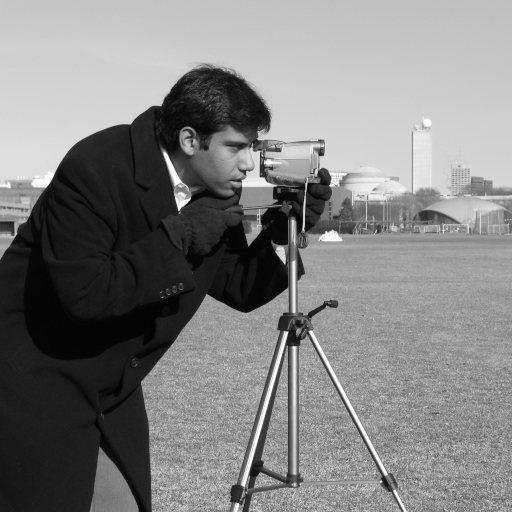
#> input picture skimage.data.camera(), 512 x 512 px
$ python dip_ch03.py   (older library calls are emulated)
#> lines starting #> are read from the running program, lines starting #| are printed output that depends on the picture
"""Figures for DIP Chapter 3 - Intensity Transformations and Spatial Filtering.

Run from the repo root:
    .venv/bin/python scripts/figures/dip_ch03.py
Writes PNGs to src/assets/dip/ch03/. All inputs are skimage.data images or synthetic arrays.
"""
from pathlib import Path

import matplotlib

matplotlib.use("Agg")
import cv2
import matplotlib.pyplot as plt
import numpy as np
from scipy import ndimage as ndi
from PIL import Image
from skimage import color, data, exposure, img_as_float, img_as_ubyte

OUT = Path(__file__).resolve().parents[2] / "src" / "assets" / "dip" / "ch03"
OUT.mkdir(parents=True, exist_ok=True)

plt.rcParams.update({
    "font.size": 11,
    "axes.titlesize": 11,
    "figure.facecolor": "white",
    "axes.facecolor": "white",
    "savefig.facecolor": "white",
})
RNG = np.random.default_rng(3)


def save(fig, name):
    path = OUT / name
    fig.savefig(path, dpi=150, bbox_inches="tight")
    plt.close(fig)
    # Shrink the file: palette PNG (gray figures stay visually identical).
    im = Image.open(path).convert("RGB")
    if im.width > 1600:
        im = im.resize((1600, round(im.height * 1600 / im.width)), Image.LANCZOS)
    im.quantize(colors=128, method=Image.Quantize.MEDIANCUT).save(path, optimize=True)
    print(f"{path.relative_to(OUT.parents[3])}: {path.stat().st_size / 1024:.0f} KB")


def show(ax, img, title, vmin=0, vmax=1):
    ax.imshow(img, cmap="gray", vmin=vmin, vmax=vmax)
    ax.set_title(title)
    ax.axis("off")


cam = img_as_float(data.camera())  # 512x512, [0, 1]


# --- Figure 3.1: transformation curves -------------------------------------
def fig_curves():
    r = np.linspace(0, 1, 512)
    fig, axs = plt.subplots(1, 3, figsize=(10.5, 3.6))
    ax = axs[0]
    ax.plot(r, r, "k--", label="identity")
    ax.plot(r, 1 - r, label="negative")
    ax.plot(r, np.log1p(255 * r) / np.log(256), label="log (c=1/log 256)")
    ax.plot(r, (np.exp(r * np.log(256)) - 1) / 255, label="inverse log")
    ax.set_title("Basic transformations")
    ax.legend(fontsize=9, loc="lower right")
    ax = axs[1]
    for g in [0.1, 0.25, 0.5, 1, 2, 4, 10]:
        ax.plot(r, r ** g, label=f"γ = {g}")
    ax.set_title("Power law s = r^γ")
    ax.legend(fontsize=8, loc="lower right", ncol=2)
    ax = axs[2]
    r1, s1, r2, s2 = 0.3, 0.1, 0.7, 0.9
    ax.plot(r, np.interp(r, [0, r1, r2, 1], [0, s1, s2, 1]), label="contrast stretch")
    ax.plot(r, (r >= 0.5).astype(float), label="threshold at 0.5")
    ax.plot(r, np.where((r > 0.55) & (r < 0.75), 0.95, r), label="slice (keep rest)")
    ax.plot([r1, r2], [s1, s2], "ko", ms=4)
    ax.annotate("(r1, s1)", (r1, s1), (r1 + 0.03, s1 - 0.06), fontsize=9)
    ax.annotate("(r2, s2)", (r2, s2), (r2 - 0.25, s2 + 0.03), fontsize=9)
    ax.set_title("Piecewise-linear")
    ax.legend(fontsize=8, loc="lower right")
    for ax in axs:
        ax.set_xlim(0, 1)
        ax.set_ylim(0, 1.02)
        ax.set_xlabel("input r (normalized)")
        ax.set_aspect("equal")
    axs[0].set_ylabel("output s (normalized)")
    fig.tight_layout()
    save(fig, "curves.png")


# --- Figure 3.2: negative, gamma, log on a spectrum -----------------------
def fig_basic():
    spec = np.abs(np.fft.fftshift(np.fft.fft2(cam)))
    fig, axs = plt.subplots(2, 3, figsize=(10, 7))
    show(axs[0, 0], cam, "Input r")
    show(axs[0, 1], 1 - cam, "Negative 1 - r")
    show(axs[0, 2], cam ** 0.4, "Gamma γ = 0.4 (brighter)")
    show(axs[1, 0], cam ** 2.5, "Gamma γ = 2.5 (darker)")
    show(axs[1, 1], spec / spec.max(), "|FFT| scaled linearly")
    lg = np.log1p(spec)
    show(axs[1, 2], lg / lg.max(), "log(1 + |FFT|)")
    fig.tight_layout()
    save(fig, "basic-transforms.png")


# --- Figure 3.3: bit planes -----------------------------------------------
def fig_bitplanes():
    img = data.camera()
#> img is the input picture: shape (512, 512); min 0, max 255, mean 129.1
    fig, axs = plt.subplots(3, 3, figsize=(8, 8.4))
    for k in range(8):
        ax = axs.flat[7 - k]
        show(ax, (img >> k) & 1, f"bit plane {k}" + (" (MSB)" if k == 7 else " (LSB)" if k == 0 else ""))
    recon = ((img >> 4) << 4).astype(float) / 255
    show(axs.flat[8], recon, "planes 7-4 only")
    fig.tight_layout()
    save(fig, "bit-planes.png")


# --- Figure 3.4 and compare pair: histogram equalization ------------------
def low_contrast():
    # Squeeze the moon image into a narrow dark band so equalization has work to do.
    m = img_as_float(data.moon())
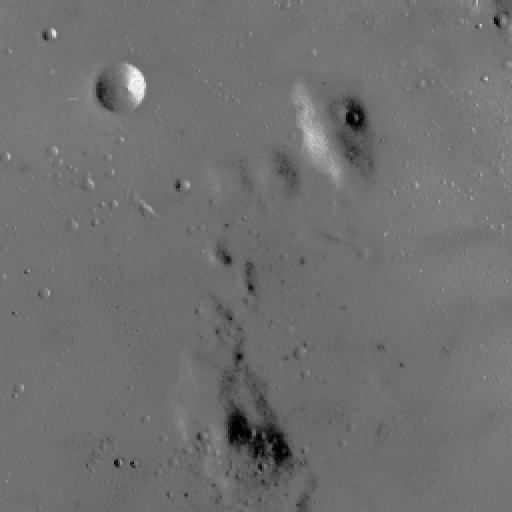
#> input picture skimage.data.moon(), 512 x 512 px
    m = (m - m.min()) / (m.max() - m.min())
    return img_as_ubyte(0.15 + 0.25 * m)


def equalize(img, L=256):
#> called with L = 256
    hist = np.bincount(img.ravel(), minlength=L)
#> hist = 256 values, max 87232 at index 66, min 0 at index 0, mean 1024
    cdf = np.cumsum(hist) / img.size
#> cdf = 256 values from 0 to 1
    lut = np.round((L - 1) * cdf).astype(np.uint8)
#> lut = 256 values from 0 to 255
    return lut[img], lut


def fig_histeq():
    lo = low_contrast()
    he, lut = equalize(lo)
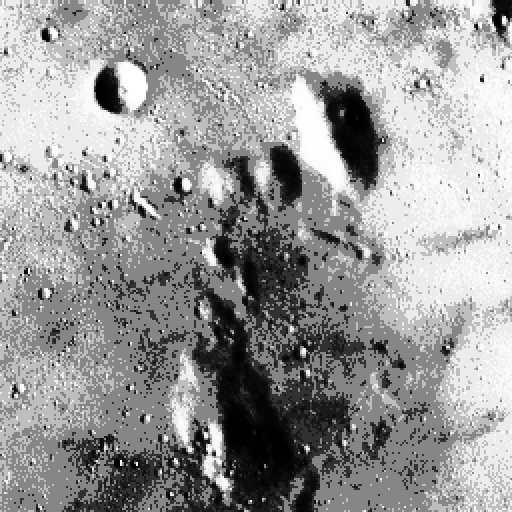
#> he: shape (512, 512); min 0, max 255, mean 153.3
#> lut = 256 values from 0 to 255
    cl = img_as_ubyte(exposure.equalize_adapthist(lo, kernel_size=64, clip_limit=0.02))
    cv2.imwrite(str(OUT / "hist-eq-before.png"), lo)
    cv2.imwrite(str(OUT / "hist-eq-after.png"), he)
    print("wrote hist-eq-before.png / hist-eq-after.png")

    fig, axs = plt.subplots(2, 4, figsize=(10.5, 5.2), gridspec_kw={"height_ratios": [1.4, 1]})
    for j, (im, t) in enumerate([(lo, "Low-contrast input"), (he, "Global equalization"), (cl, "CLAHE (64 px tiles)")]):
        show(axs[0, j], im, t, 0, 255)
        ax = axs[1, j]
        h = np.bincount(im.ravel(), minlength=256)
        ax.bar(np.arange(256), h / h.max(), width=1.0, color="0.25")
        ax2 = ax.twinx()
        ax2.plot(np.cumsum(h) / im.size, color="tab:red", lw=1.5)
        ax2.set_ylim(0, 1.05)
        ax2.set_yticks([0, 0.5, 1])
        ax2.tick_params(labelsize=9, colors="tab:red")
        ax.set_xlim(0, 255)
        ax.set_yticks([])
        ax.set_xlabel("intensity")
        ax.set_title("histogram (bars), CDF (red)", fontsize=10)
#> this loop made 3 passes
#> t on passes 1 to 3: 'Low-contrast input', 'Global equalization', 'CLAHE (64 px tiles)'
    ax = axs[0, 3]
    ax.plot(np.arange(256), lut, color="tab:blue")
    ax.plot([0, 255], [0, 255], "k--", lw=0.8)
    ax.set_xlim(0, 255)
    ax.set_ylim(0, 255)
    ax.set_aspect("equal")
    ax.set_xlabel("input r")
    ax.set_ylabel("output s")
    ax.set_title("Equalization T(r)")
    axs[1, 3].axis("off")
    fig.tight_layout()
    save(fig, "hist-eq.png")


# --- Figure 3.5: smoothing filters on impulse noise -----------------------
def fig_smoothing():
    clean = cam[96:352, 160:416]
    noisy = clean.copy()
    u = RNG.random(clean.shape)
    noisy[u < 0.05] = 0.0
    noisy[u > 0.95] = 1.0
    fig, axs = plt.subplots(2, 3, figsize=(10, 7))
    show(axs[0, 0], noisy, "Salt-and-pepper noise (10%)")
    show(axs[0, 1], cv2.blur(noisy, (5, 5)), "Box 5x5")
    show(axs[0, 2], cv2.GaussianBlur(noisy, (0, 0), 1.5), "Gaussian σ = 1.5")
    show(axs[1, 0], ndi.median_filter(noisy, 3), "Median 3x3")
    show(axs[1, 1], ndi.minimum_filter(noisy, 3), "Min 3x3")
    show(axs[1, 2], ndi.maximum_filter(noisy, 3), "Max 3x3")
    fig.tight_layout()
    save(fig, "smoothing.png")
#> in save (call 5), `im = Image.open(path).convert("RGB")`:
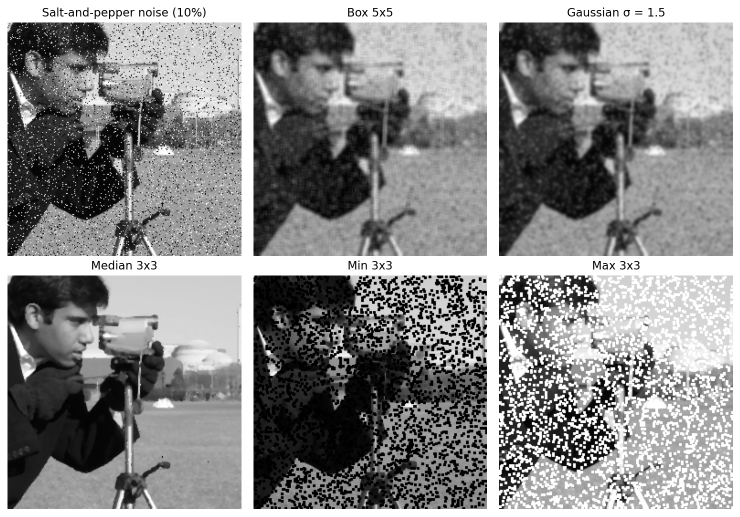
#> im: PIL image 1480x1033 RGB (shown at 1/2 size); min 0, max 255, mean 138.7


# --- Figure 3.6: derivatives of a 1-D profile -----------------------------
def fig_derivatives():
    f = np.full(60, 6.0)
#> f = 60 values from 6 to 6
    f[8:20] = np.linspace(6, 1, 12)  # downward ramp
    f[20:44] = 1
    f[32] = 5  # thin bright line (one sample)
    f[44:] = 7  # step up
    x = np.arange(60)
#> x = 60 values from 0 to 59
    d1 = np.zeros_like(f)
#> d1 = 60 values from 0 to 0
    d1[:-1] = f[1:] - f[:-1]
    d2 = np.zeros_like(f)
#> d2 = 60 values from 0 to 0
    d2[1:-1] = f[2:] + f[:-2] - 2 * f[1:-1]
    fig, axs = plt.subplots(3, 1, figsize=(9, 6.4), sharex=True)
    axs[0].step(x, f, where="mid", color="k")
    axs[0].set_ylabel("f(x)")
    axs[0].set_title("Ramp (x=8..19), thin line (x=32), step (x=44)")
    axs[1].stem(x, d1, basefmt="0.6")
    axs[1].set_ylabel("first derivative")
    axs[2].stem(x, d2, basefmt="0.6", linefmt="C3-", markerfmt="C3o")
    axs[2].set_ylabel("second derivative")
    axs[2].set_xlabel("x")
    for ax in axs:
        ax.grid(alpha=0.3)
    fig.tight_layout()
    save(fig, "derivatives.png")


# --- Figure 3.7: sharpening -----------------------------------------------
def fig_sharpening():
    # A slightly soft cat: the cat image blurred a little, so sharpening has something to do.
    f = cv2.GaussianBlur(color.rgb2gray(data.chelsea())[:, 60:360], (0, 0), 1.2)
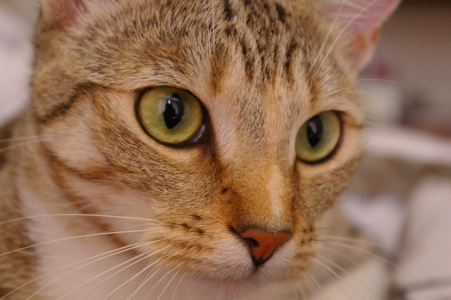
#> input picture skimage.data.chelsea(), 451 x 300 px
    lap_k = np.array([[0, 1, 0], [1, -4, 1], [0, 1, 0]], np.float32)
#> lap_k = [[0, 1, 0], [1, -4, 1], [0, 1, 0]]
    lap = cv2.filter2D(f.astype(np.float32), -1, lap_k, borderType=cv2.BORDER_REFLECT)
    sharp = np.clip(f - lap, 0, 1)
    blur = cv2.GaussianBlur(f, (0, 0), 2)
    mask = f - blur
    unsharp = np.clip(f + 1.0 * mask, 0, 1)
    boost = np.clip(f + 3.0 * mask, 0, 1)
    gx = cv2.Sobel(f, cv2.CV_64F, 1, 0, ksize=3)
    gy = cv2.Sobel(f, cv2.CV_64F, 0, 1, ksize=3)
    mag = np.hypot(gx, gy)
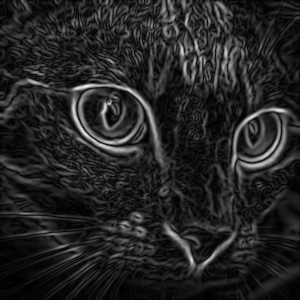
#> mag: shape (300, 300) float64; min 0, max 0.966, mean 0.144
    fig, axs = plt.subplots(2, 3, figsize=(10, 7))
    show(axs[0, 0], f, "Input I (slightly blurred)")
    a = np.abs(lap).max()
#> a = 0.16
    show(axs[0, 1], lap, "Laplacian ∇²I (gray = 0)", -a / 2, a / 2)
    show(axs[0, 2], sharp, "I - ∇²I")
    show(axs[1, 0], unsharp, "Unsharp mask (α = 1, σ = 2)")
    show(axs[1, 1], boost, "Highboost (α = 3, σ = 2)")
    show(axs[1, 2], mag / mag.max(), "Sobel gradient magnitude")
    fig.tight_layout()
    save(fig, "sharpening.png")


# --- Figure 3.8: combined pipeline ----------------------------------------
def fig_combined():
    g = color.rgb2gray(data.astronaut())[0:320, 80:400]
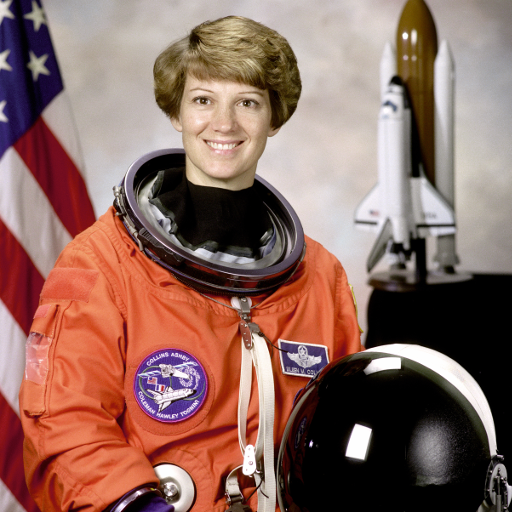
#> input picture skimage.data.astronaut(), 512 x 512 px
    dark = g ** 2.2 * 0.6  # underexposed
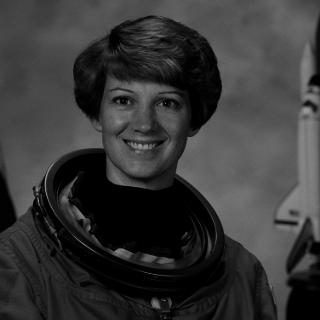
#> dark: shape (320, 320) float64; min 0, max 0.6, mean 0.217
    noisy = np.clip(dark + RNG.normal(0, 0.01, dark.shape), 0, 1)
    u = RNG.random(dark.shape)
    noisy[u < 0.02] = 0
    noisy[u > 0.98] = 1
    s1 = ndi.median_filter(noisy, 3)  # step 1: impulses
    s2 = (s1 / s1.max()) ** 0.45  # step 2: gamma lifts shadows
    blur = cv2.GaussianBlur(s2, (0, 0), 2)
    detail = s2 - blur
    gx = cv2.Sobel(blur, cv2.CV_64F, 1, 0, ksize=3)
    gy = cv2.Sobel(blur, cv2.CV_64F, 0, 1, ksize=3)
    edge = np.hypot(gx, gy)
    w = np.clip(edge / np.percentile(edge, 90), 0, 1)  # step 3: edge weight in [0, 1]
    s4 = np.clip(s2 + 2.0 * w * detail, 0, 1)  # step 4: gated unsharp mask
    plain = np.clip(s2 + 2.0 * detail, 0, 1)
    fig, axs = plt.subplots(2, 3, figsize=(10, 7))
    show(axs[0, 0], noisy, "(a) Dark, noisy input")
    show(axs[0, 1], s1, "(b) Median 3x3")
    show(axs[0, 2], s2, "(c) Gamma γ = 0.45")
    show(axs[1, 0], w, "(d) Edge weight from smoothed Sobel")
    show(axs[1, 1], plain, "(e) Plain unsharp (noise boosted)")
    show(axs[1, 2], s4, "(f) Edge-gated unsharp")
    fig.tight_layout()
    save(fig, "combined.png")


if __name__ == "__main__":
    fig_curves()
    fig_basic()
    fig_bitplanes()
    fig_histeq()
    fig_smoothing()
    fig_derivatives()
    fig_sharpening()
    fig_combined()
